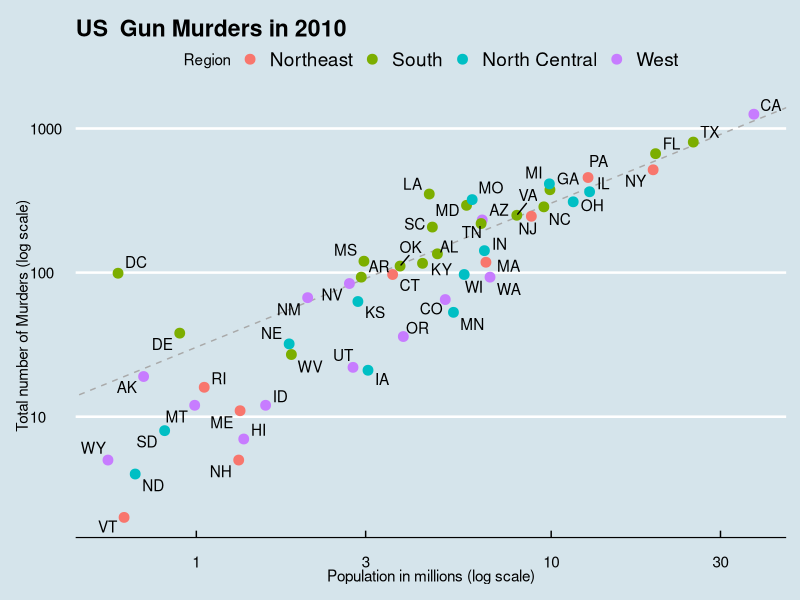

Recreate this plot in R.
# now is the time to combine all and make a graph

library(dslabs)
library(tidyverse)
library(dplyr)
library(ggthemes)
library(ggrepel)
library(ggplot2)
data("murders")

# defining rate of murder
r <- murders %>% summarise(rate = sum(total)/sum(population)*10^6) %>% pull(rate)

# combining all the elements to make a plot

murders %>% ggplot(aes(population/10^6, total, label = abb)) + 
            geom_abline(intercept = log10(r), lty = 2, color = "darkgrey") +
            geom_point(aes(col = region), size = 3) +
            geom_text_repel() +
            scale_x_log10() + scale_y_log10() +
            xlab("Population in millions (log scale)") + 
            ylab("Total number of Murders (log scale)") +
            ggtitle("US  Gun Murders in 2010") + 
            scale_color_discrete(name = "Region") +
            theme_economist()

# we finally get the desired plot
